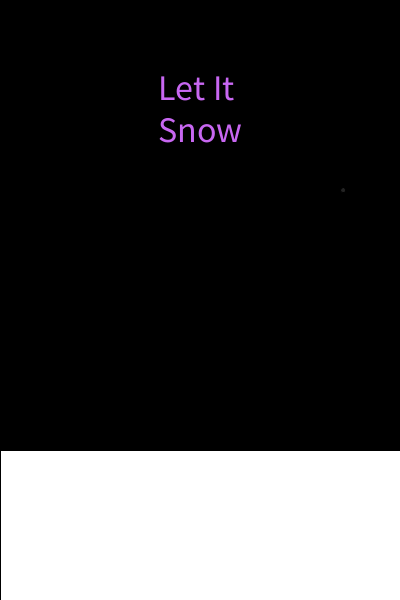
Frame 1 (no input)
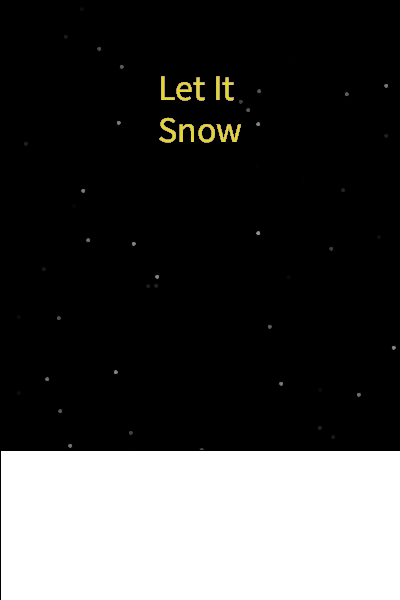
Frame 60 (the mouse pressed at the canvas centre just before this capture)
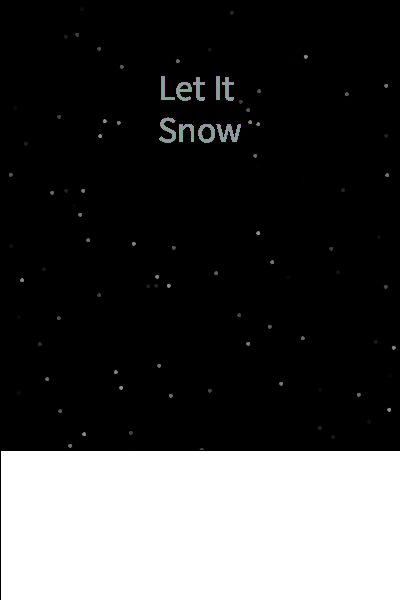
Frame 120 (the mouse held since frame 60 and released just before this capture)

The Processing sketch that drew these frames (run headless with seeded random() and noise(); from frame 60 on, the mouse is pressed at the canvas centre):

// Processing sketch: processing_48388
// ── processing_48388.pde

/** Julia Toren <p>
Let It Snow! <p>
Click to reset the drawing
*/

void setup()
{
  size(400, 600);
  background(0, 0, 0);
  smooth();
  frameRate(10);
}

void draw()
{
  fill(255, 255, 255);
  rect(0, 450, 400, 200);

  fill(random(100, 255), random(50, 255), random(0, 255));
  textAlign(CENTER);
  textSize(36);
  text("Let It \nSnow", 200, 100);

  fill(255, 255, 255, random(150));
  ellipse(random(400), random(600), 5, 5);
}
void mousePressed()
{
  background(0, 0, 0);
}
